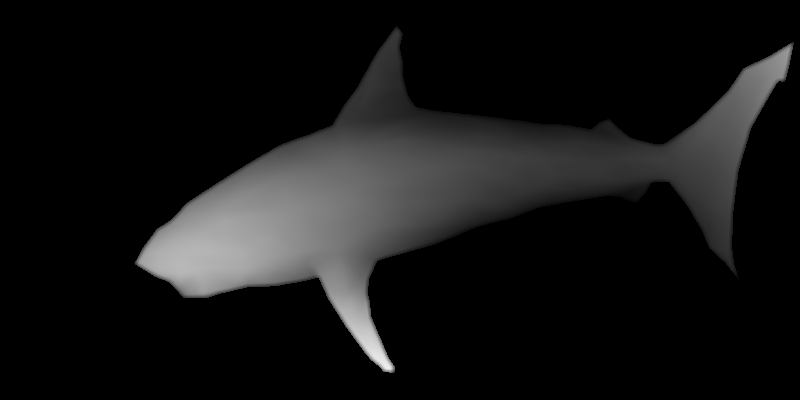
#> input picture Autostereograms/shark.png, 800 x 400 px
$ jupyter execute --allow-errors autostereograms.ipynb
#> lines starting #> are read from the running program, lines starting #| are printed output that depends on the picture
Code used for the VISION presentation of M. Lecroël and P.L Barbarant.

Main reference : Ron Kimmel, *3d shape reconstruction from autostereograms and stereo*. [DOI](https://doi.org/10.1006/jvci.2001.0486)

[cell 1]
import numpy as np
import matplotlib.pyplot as plt
from mpl_toolkits import mplot3d
import skimage
from skimage.util import random_noise
from tqdm import tqdm

# Part 1 : autostereograms generation

Generate simple 3D depth map from geometric shapes.

[cell 2]
M = 400
N = 70
Z = np.zeros((M,M))
MAX_DEPTH = 10

def f(x,y, shape='sphere'):
    if shape == 'torus':
        return  25**2 - (8**2 - np.sqrt(x**2 + y**2))**2
    elif shape == 'sphere':
        return  100**2 - (x**2 + y**2)
    elif shape=='cone':
        return 50-np.sqrt(x**2 + y**2)

for j in range(-M//2, M//2):
    for i in range(-M//2, M//2):
        Z[i+M//2,j+M//2] = np.sqrt(max(f(i,j,shape='torus'), 0))

# Normalization
Z = (Z-Z.min())/(Z.max()-Z.min())*MAX_DEPTH

plt.imshow(Z, cmap='gray')
plt.axis('off')
plt.show()
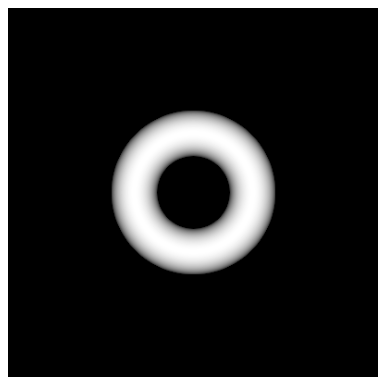
#> figure drawn by matplotlib, 1 panel

Use the [shark](https://en.wikipedia.org/wiki/Autostereogram#/media/File:Stereogram_Tut_Shark_Depthmap.png) depth map.

[cell 3]
im = skimage.io.imread("shark.png", as_gray=True)
#> im is the input picture: shape (400, 800) float64; min 0, max 0.937, mean 0.081

# Resize image
Z = skimage.transform.resize(im, (400, 400),anti_aliasing=True)
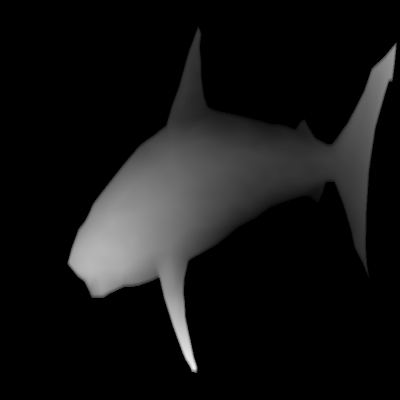
#> Z: shape (400, 400) float64; min 0, max 0.936, mean 0.081


# Normalization
MAX_DEPTH = 10
Z = (Z-Z.min())/(Z.max()-Z.min())*MAX_DEPTH

plt.imshow(Z, cmap='gray')
plt.axis('off')
plt.show()

3D View :

[cell 4]
# create the x and y coordinate arrays (here we just use pixel indices)
xx, yy = np.mgrid[0:Z.shape[0], 0:Z.shape[1]]

# create the figure
fig = plt.figure()
#> (the rest of this cell did not finish here and is left out)

[cell 5]
R = np.random.randint(0, N , size=(N,M))

I = np.zeros((M,M))
for j in range(M):
    for i in range(M):
        if i < N:
            I[i,j] = R[i,j]
        else:
            I[i,j] = I[i-N + int(Z[i,j]), j]
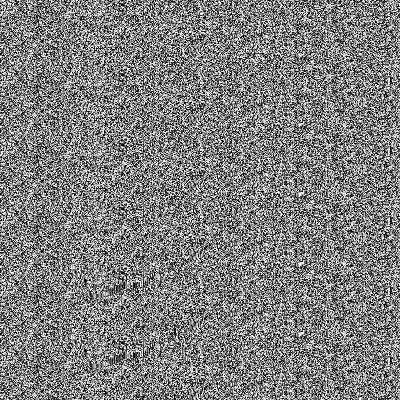
#> I: shape (400, 400) float64; min 0, max 69, mean 34.6; drawn with min black and max white

plt.imshow(R, cmap='gray')
plt.title('Random pattern')
plt.axis('off')
plt.show()
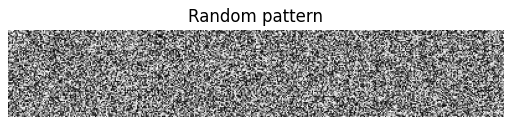
#> figure drawn by matplotlib, 1 panel

fig, (ax1, ax2) = plt.subplots(1, 2, figsize=(10,20))
ax1.imshow(Z, cmap='gray')
ax2.imshow(I, cmap='hsv')           # Change the colormap to vary the look of the autostereogram
ax1.axis('off')
ax2.axis('off')
ax1.set_title(f"Original, max depth = {MAX_DEPTH}")
ax2.set_title('Random-dot autostereogram')
plt.show()

# Part 2 : 3D scene reconstruction

With first correlation :

[cell 6]
output0 = np.zeros((M, M))
for j in tqdm(range(M)):
    for i in range(N, M):
        k_list = [N]
        for k in range(1,N):
            if I[i,j] == I[i-k, j]:
                k_list.append(k)
        output0[i,j] = N-min(k_list)

[cell 7]
fig, (ax1, ax2) = plt.subplots(1, 2, figsize=(10,20))
ax1.imshow(Z, cmap='gray')
ax2.imshow(output0, cmap='gray')
ax1.axis('off')
ax2.axis('off')
ax1.set_title('Original')
ax2.set_title('First correlation')
plt.show()
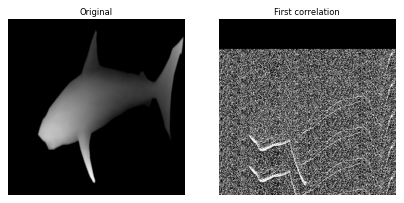
#> figure drawn by matplotlib, 2 panels

With smoothness assumption :

[cell 8]
output = np.zeros((M, M, N-1))
for j in tqdm(range(M)):
    for i in range(N, M):
        for k in range(1,N):
            if I[i,j] == I[i-k, j]:
                output[i,j,k-1] = k
            else:
                output[i,j,k-1] = N
        output[i,j,:] = N-np.sort(output[i,j,:])
